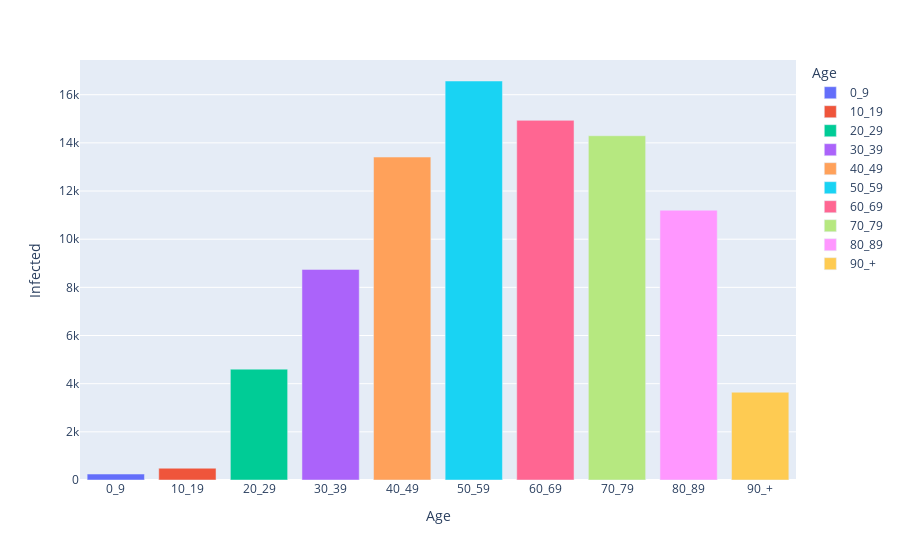

Here is the notebook cell this chart was saved with:
### Markdown cell above
#### Infected per Age

### Code cell
# plotly express: fig_demo_sum_Infected
df_dem_tot_lr = df_dem_tot[df_dem_tot.Report==max(df_dem_tot.Report)]

fig_demo_sum_Infected = px.bar(df_dem_tot_lr, x="Age", y="Infected", color="Age")
fig_demo_sum_Infected.show()

### Figure 1 — Plotly figure (JSON) as saved in the notebook; plotly's stock layout.template omitted (floating-point values rounded to 4 significant figures)
{"data": [{"alignmentgroup": "True", "hoverlabel": {"namelength": 0}, "hovertemplate": "Age=%{x}<br>Infected=%{y}", "legendgroup": "0_9", "marker": {"color": "#636efa"}, "name": "0_9", "offsetgroup": "0_9", "orientation": "v", "showlegend": true, "textposition": "auto", "type": "bar", "x": ["0_9"], "xaxis": "x", "y": [247], "yaxis": "y"}, {"alignmentgroup": "True", "hoverlabel": {"namelength": 0}, "hovertemplate": "Age=%{x}<br>Infected=%{y}", "legendgroup": "10_19", "marker": {"color": "#EF553B"}, "name": "10_19", "offsetgroup": "10_19", "orientation": "v", "showlegend": true, "textposition": "auto", "type": "bar", "x": ["10_19"], "xaxis": "x", "y": [489], "yaxis": "y"}, {"alignmentgroup": "True", "hoverlabel": {"namelength": 0}, "hovertemplate": "Age=%{x}<br>Infected=%{y}", "legendgroup": "20_29", "marker": {"color": "#00cc96"}, "name": "20_29", "offsetgroup": "20_29", "orientation": "v", "showlegend": true, "textposition": "auto", "type": "bar", "x": ["20_29"], "xaxis": "x", "y": [4604], "yaxis": "y"}, {"alignmentgroup": "True", "hoverlabel": {"namelength": 0}, "hovertemplate": "Age=%{x}<br>Infected=%{y}", "legendgroup": "30_39", "marker": {"color": "#ab63fa"}, "name": "30_39", "offsetgroup": "30_39", "orientation": "v", "showlegend": true, "textposition": "auto", "type": "bar", "x": ["30_39"], "xaxis": "x", "y": [8745], "yaxis": "y"}, {"alignmentgroup": "True", "hoverlabel": {"namelength": 0}, "hovertemplate": "Age=%{x}<br>Infected=%{y}", "legendgroup": "40_49", "marker": {"color": "#FFA15A"}, "name": "40_49", "offsetgroup": "40_49", "orientation": "v", "showlegend": true, "textposition": "auto", "type": "bar", "x": ["40_49"], "xaxis": "x", "y": [13411], "yaxis": "y"}, {"alignmentgroup": "True", "hoverlabel": {"namelength": 0}, "hovertemplate": "Age=%{x}<br>Infected=%{y}", "legendgroup": "50_59", "marker": {"color": "#19d3f3"}, "name": "50_59", "offsetgroup": "50_59", "orientation": "v", "showlegend": true, "textposition": "auto", "type": "bar", "x": ["50_59"], "xaxis": "x", "y": [16569], "yaxis": "y"}, {"alignmentgroup": "True", "hoverlabel": {"namelength": 0}, "hovertemplate": "Age=%{x}<br>Infected=%{y}", "legendgroup": "60_69", "marker": {"color": "#FF6692"}, "name": "60_69", "offsetgroup": "60_69", "orientation": "v", "showlegend": true, "textposition": "auto", "type": "bar", "x": ["60_69"], "xaxis": "x", "y": [14935], "yaxis": "y"}, {"alignmentgroup": "True", "hoverlabel": {"namelength": 0}, "hovertemplate": "Age=%{x}<br>Infected=%{y}", "legendgroup": "70_79", "marker": {"color": "#B6E880"}, "name": "70_79", "offsetgroup": "70_79", "orientation": "v", "showlegend": true, "textposition": "auto", "type": "bar", "x": ["70_79"], "xaxis": "x", "y": [14295], "yaxis": "y"}, {"alignmentgroup": "True", "hoverlabel": {"namelength": 0}, "hovertemplate": "Age=%{x}<br>Infected=%{y}", "legendgroup": "80_89", "marker": {"color": "#FF97FF"}, "name": "80_89", "offsetgroup": "80_89", "orientation": "v", "showlegend": true, "textposition": "auto", "type": "bar", "x": ["80_89"], "xaxis": "x", "y": [11204], "yaxis": "y"}, {"alignmentgroup": "True", "hoverlabel": {"namelength": 0}, "hovertemplate": "Age=%{x}<br>Infected=%{y}", "legendgroup": "90_+", "marker": {"color": "#FECB52"}, "name": "90_+", "offsetgroup": "90_+", "orientation": "v", "showlegend": true, "textposition": "auto", "type": "bar", "x": ["90_+"], "xaxis": "x", "y": [3645], "yaxis": "y"}], "layout": {"barmode": "relative", "legend": {"title": {"text": "Age"}, "tracegroupgap": 0}, "margin": {"t": 60}, "xaxis": {"anchor": "y", "categoryarray": ["0_9", "10_19", "20_29", "30_39", "40_49", "50_59", "60_69", "70_79", "80_89", "90_+"], "categoryorder": "array", "domain": [0, 1], "title": {"text": "Age"}}, "yaxis": {"anchor": "x", "domain": [0, 1], "title": {"text": "Infected"}}}}
